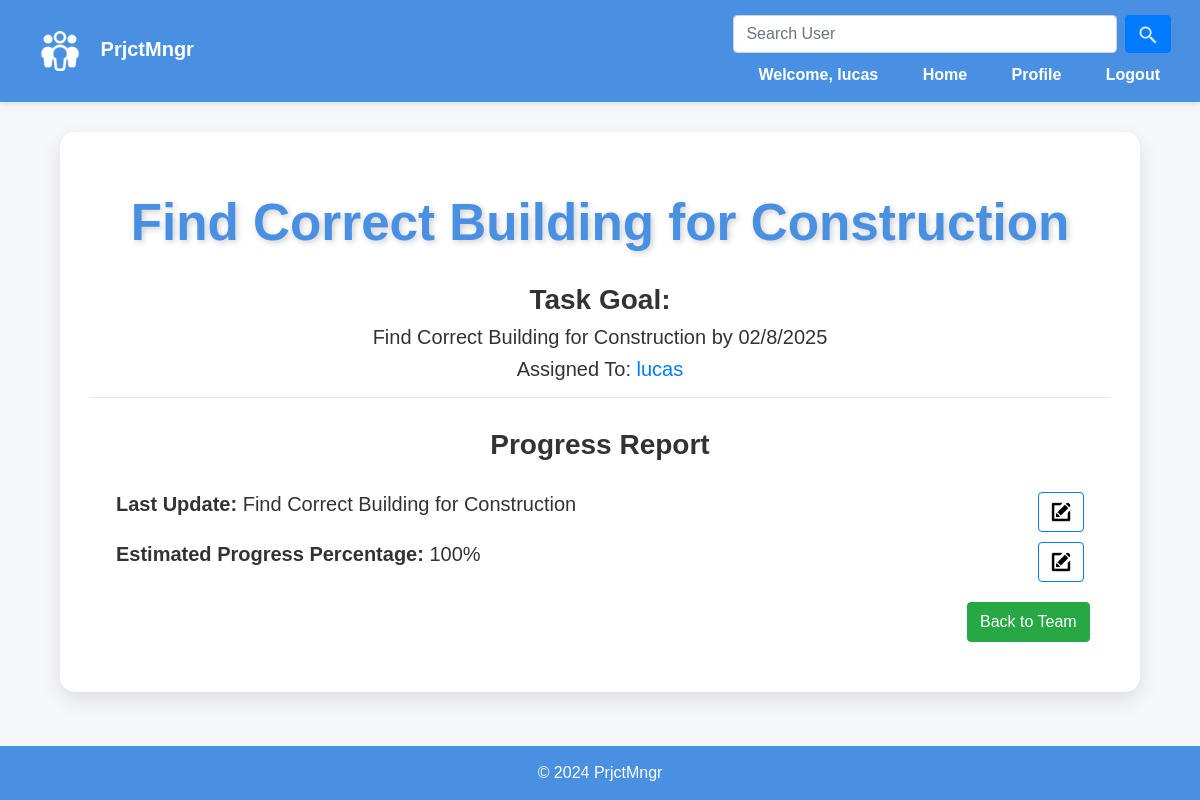
Page /task/12 (signed in) on the earlier database version.
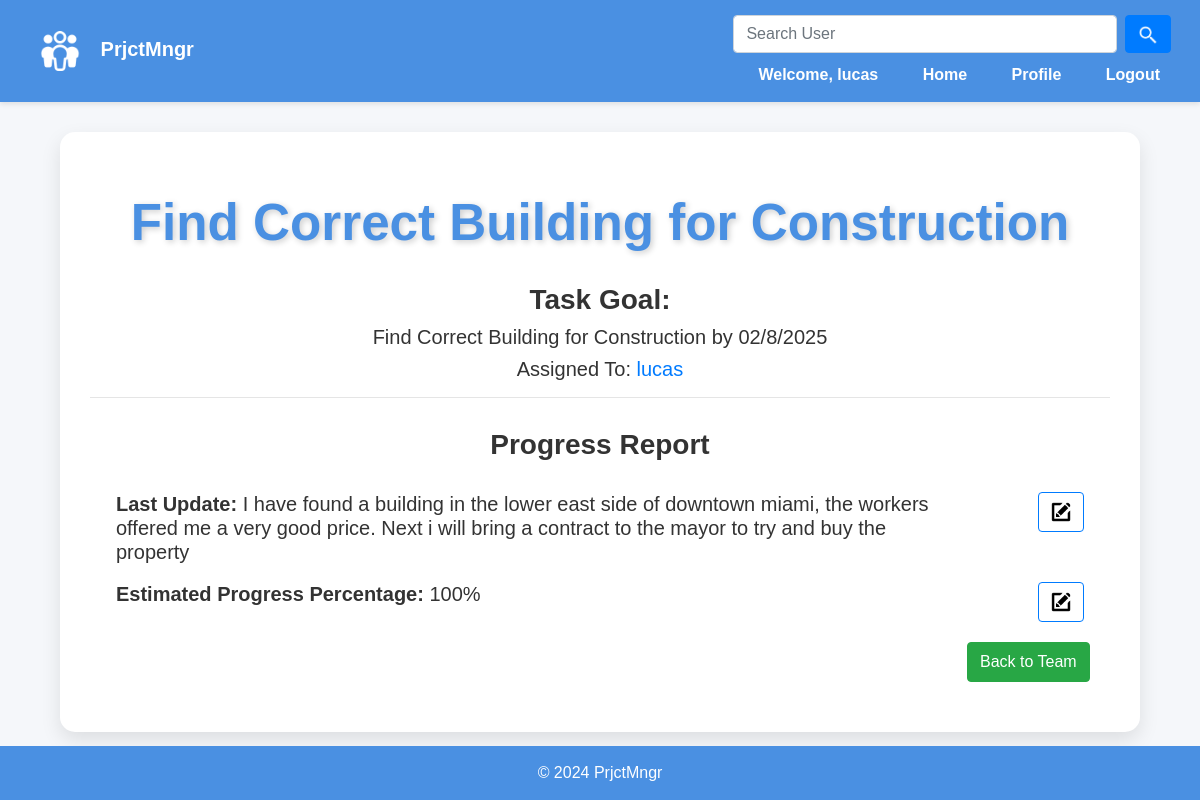
Same page on the later database version.
### team/models.py (models this page shows)
class Task(models.Model):
    name = models.CharField(max_length=120,default='')
    completed = models.BooleanField(default=False)
    assigned_to = models.ForeignKey('User', on_delete=models.CASCADE, related_name='assigned_tasks')
    deadline = models.DateTimeField()
    priority = models.IntegerField(default=0)
    progress = models.IntegerField(default=0)
    progress_description = models.TextField()
    description = models.TextField(default='',)
    team=models.ForeignKey('Team', on_delete=models.CASCADE, related_name='tasks',default=None)

class User(AbstractUser):
    friends = models.ManyToManyField('self', related_name='friends', blank=True)
    bio = models.TextField()

### team/views.py (the view)
# urls.py: path('task/<int:task_id>', views.task, name='task'),
def task(request,task_id):
    task =Task.objects.get(pk=task_id)
    if request.user in task.team.members.all():
        return render(request,"task.html",{"task":task})
    else:
        teams = Team.objects.filter(members=request.user)
        return render(request, "index.html", {
            "teams": teams,
            "message": "You are not permitted to be view that task."
        })

### team/templates/task.html (shortened to what this page needs)
{% extends "layout.html" %}
{% load static %}
{% block body %}
    {% if user in task.team.members.all %}
        <div style='justify-items: center; text-align: center;'>
            <h1>{{ task.name }}</h1>
            <h3 style="font-weight: bold; text-align: center">Task Goal:</h3>
            <h5 style="text-align:center;width: 60%">{{ task.description }} by {{ task.deadline|date:"m/j/Y"}}</h5>
            <h5 style="text-align: center">Assigned To: <a href="{% url 'profile' task.assigned_to.username %}">{{ task.assigned_to.username }}</a></h5>
        </div>
        <hr>
        <h3 style="text-align: center;margin:30px;font-weight: bold">Progress Report</h3>
        <div id="progress_div">
            <div class = "row" style="justify-content: space-around;">
                <h5 style="width:80%"> <strong> Last Update: </strong> {{ task.progress_description }}</h5>
                {% if task.assigned_to == user %}
                     <button id="edit_button"  style="height:40px" class="btn btn-outline-primary" value="progress_description">
                         <img  style="height:20px;pointer-events: none" src="{% static 'editLogo.png' %}" alt="edit logo">
                     </button>
                 {% endif %}
            </div>
            <div class = "row" style="justify-content: space-around; margin-top: 10px;">
                <h5 style="width:80%"> <strong> Estimated Progress Percentage:</strong> {{ task.progress }}%</h5>
                    {% if task.assigned_to == user %}
                         <button id="edit_button"  style="height:40px" class="btn btn-outline-primary" value="progress">
                             <img  style="height:20px;pointer-events: none" src="{% static 'editLogo.png' %}" alt="edit logo">
                         </button>
                     {% endif %}
            </div>
        </div>
        <div class = "row" style="justify-content: right; margin:2%">
            <form action="{% url 'team' task.team.name %}" method="post">
                <button class = "btn btn-success" style= "height:40px;justify-content: right">Back to Team</button>
             </form>
        </div>
    {% else %}
        <div class = "alert alert-danger">
            You do not have permission to access this page without being a part of the team first.
        </div>
    {% endif %}
{% endblock %}

Differences in the rows shown:
changed Task "Find Correct Building for Construction": progress_description "Find Correct Building for Construction" → "I have found a building in the lower east side of downtown miami, the workers offered me a very good price. Next i will bring a contract to the mayor to try and buy the property"
